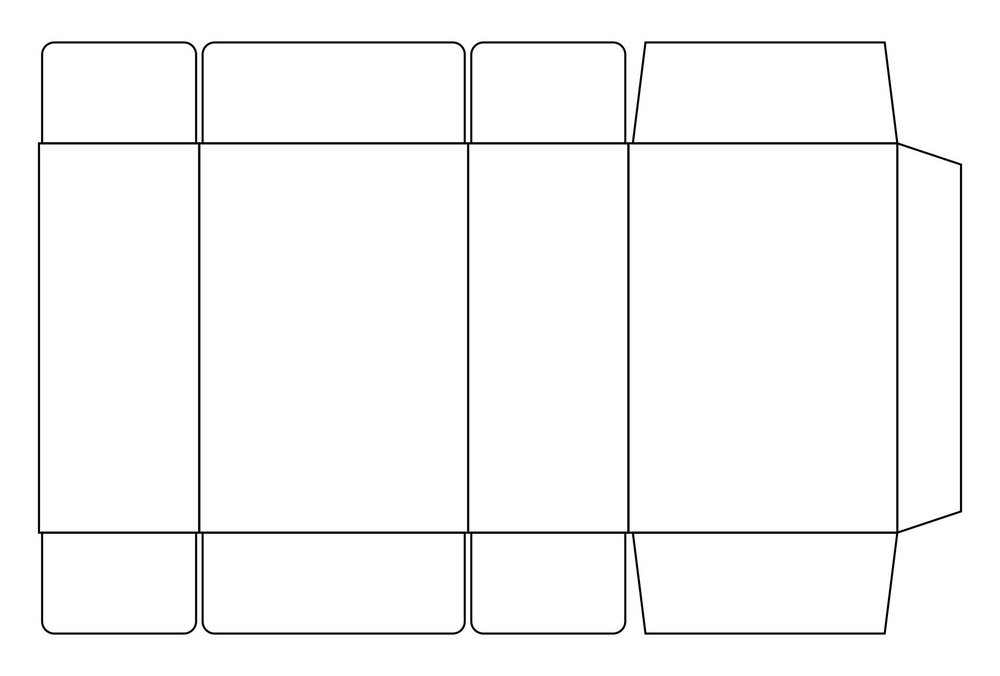
#> input picture dataset/img/img_1.jpg, 1000 x 676 px, shrunk from 1920 x 1298 before the run
$ jupyter execute demo_template_matching.ipynb
#> lines starting #> are read from the running program, lines starting #| are printed output that depends on the picture; after the words box and inside, x2 and y2 are one past the last pixel; in counts of white or black regions, pixels touching at a corner belong together
[cell 1]
import cv2 as cv
import numpy as np
from matplotlib import pyplot as plt

[cell 2]
img_rgb = cv.imread('dataset/img/img_1.jpg')
#> img_rgb is the input picture: shape (676, 1000, 3); min 0, max 255, mean 249
assert img_rgb is not None, "file could not be read, check with os.path.exists()"
img_gray = cv.cvtColor(img_rgb, cv.COLOR_BGR2GRAY)
template = cv.imread('dataset/img/img_1_rotate_2.jpg', cv.IMREAD_GRAYSCALE)
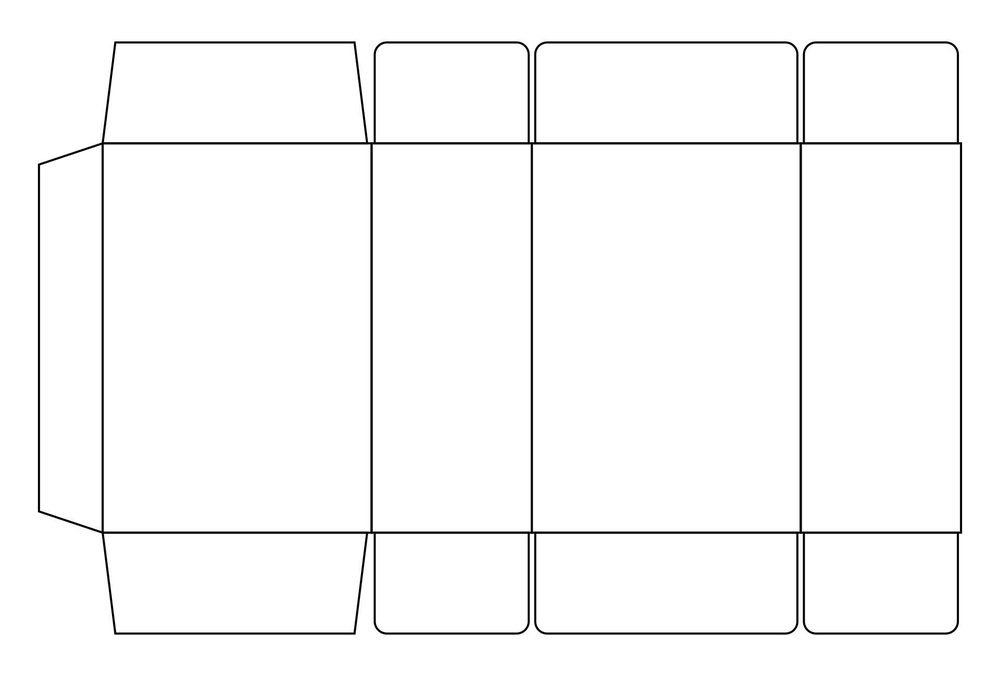
#> input picture dataset/img/img_1_rotate_2.jpg, 1000 x 676 px, shrunk from 1920 x 1298 before the run
#> template is the input picture: shape (676, 1000); min 0, max 255, mean 249
assert template is not None, "file could not be read, check with os.path.exists()"
w, h = template.shape[::-1]
#> w = 1000; h = 676
res = cv.matchTemplate(img_gray,template,cv.TM_CCOEFF_NORMED)
#> res = [0.477]
threshold = 0.8
loc = np.where( res >= 0)
#> loc = ([0], [0])
for pt in zip(*loc[::-1]):
    cv.rectangle(img_rgb, pt, (pt[0] + w, pt[1] + h), (0,0,255), 2)
#> this loop made 1 pass
#> pt on pass 1: (0, 0)
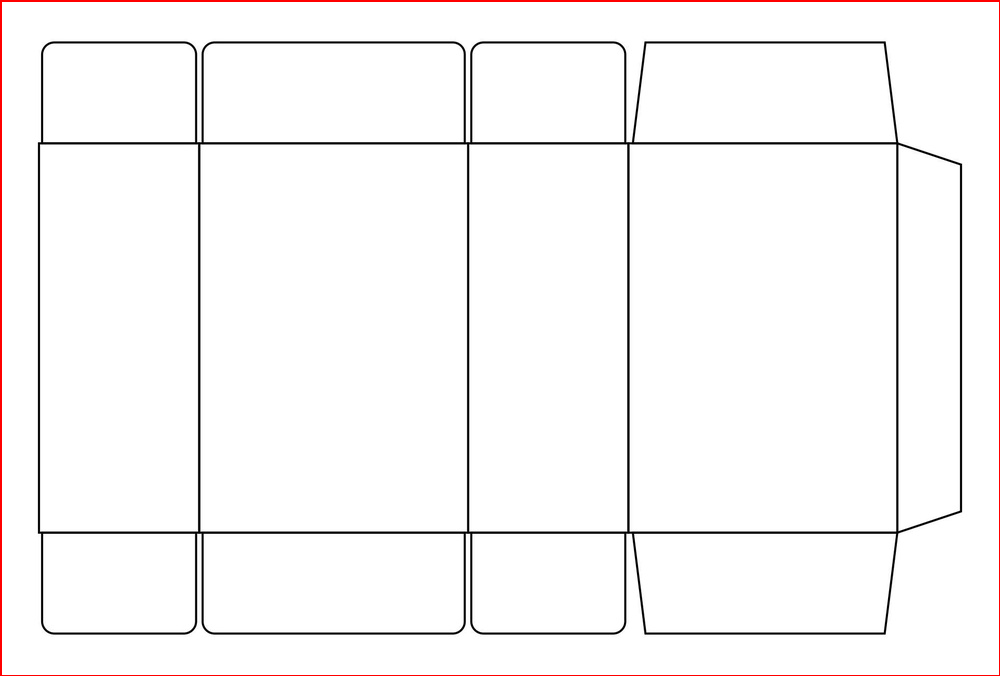
#> img_rgb: shape (676, 1000, 3); 0.74% of pixels changed, all inside (x1, y1, x2, y2) = (0, 0, 1000, 676)
plt.imshow(img_rgb)

[cell 3]
res
#> Out = [0.477]
